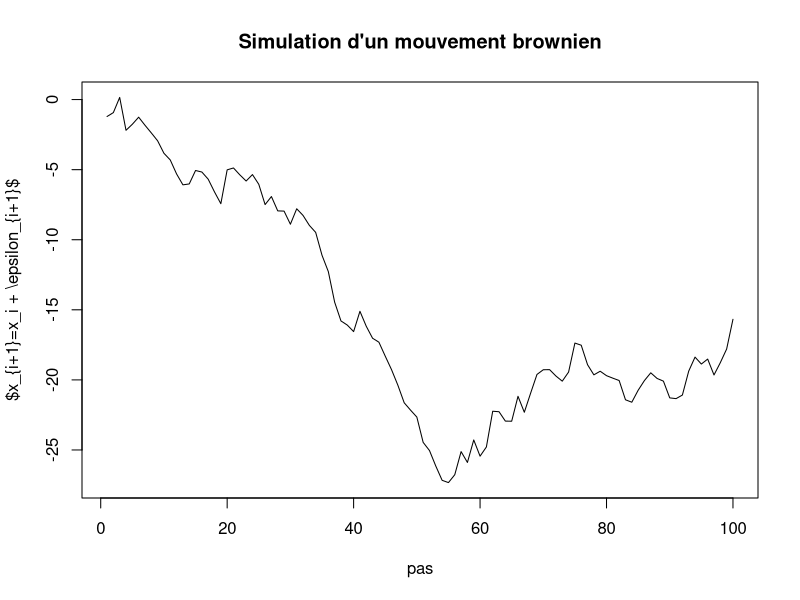

Generate this figure with R:
## ---- chunk 1
set.seed(1234)
x <- cumsum(rnorm(100))
plot(x, type = "l", ylab = "$x_{i+1}=x_i + \\epsilon_{i+1}$", xlab = "pas", main="Simulation d'un mouvement brownien")
